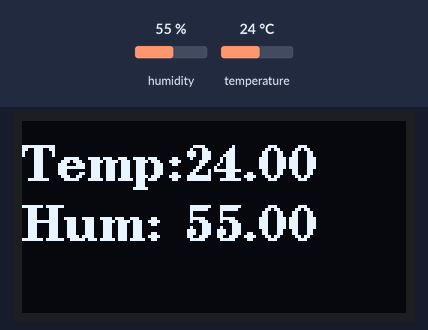
A sketch run on a simulated Arduino Uno, built with avr-gcc and run on an emulated ATmega328P. Parts: 128×64 one-colour display. The test bench sets the inputs (shaded band); at power-on: humidity 55 %, temperature 24 °C. What the sketch prints to the serial monitor is not drawn.

Above: at 2.9 s.
3.0 s: humidity set to 22 %
At 5.3 s:
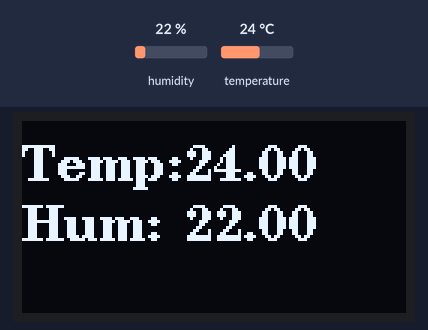
5.8 s: temperature set to 12 °C
At 6.8 s:
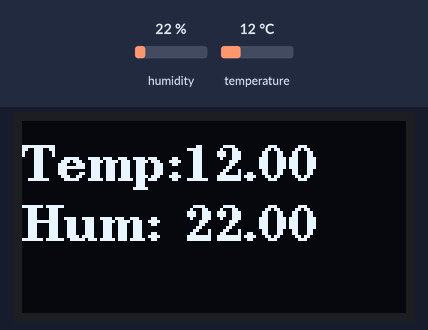
8.6 s: humidity set to 40 %
At 11.1 s:
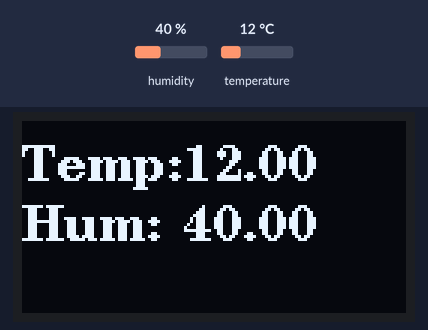
12.1 s: temperature set to 19 °C
At 13.8 s:
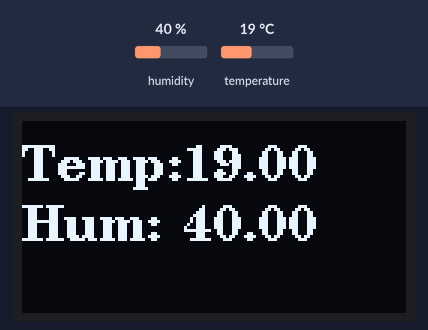
Timing chart, 0 to 15.3 s (numbered marks = the images above; inputs shaded):
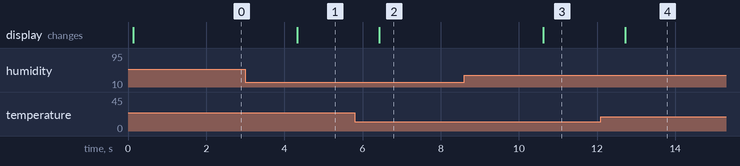

Measured:
- after the input at 3.0 s, the display: changes after 1.3 s (image 1)
- after the input at 5.8 s, the display: changes after 0.62 s (image 2)
- after the input at 8.6 s, the display: changes after 2.0 s (image 3)
- after the input at 12.1 s, the display: changes after 0.62 s (image 4)

The sketch:

DHT11_OLED.ino
```cpp
#include "DHT.h"
#include <Wire.h>
#define DHTPIN A0     // what pin we're connected to
#include <U8g2lib.h>
#define DHTTYPE DHT11   // DHT 11
U8G2_SSD1306_128X64_NONAME_F_HW_I2C u8g2(U8G2_R0, /* reset=*/ U8X8_PIN_NONE);


DHT dht(DHTPIN, DHTTYPE);
float t, h;

void setup()
{
  Serial.begin(9600);
  dht.begin();
  u8g2.begin();
  u8g2.clearBuffer();
  u8g2.setFont(u8g2_font_ncenB12_tr);
}
void getReading() {
  h = dht.readHumidity();
  t = dht.readTemperature();
  if (isnan(t) || isnan(h))
  {
    Serial.println("Failed to read from DHT");
  }
  else
  {
    Serial.print("Humidity: ");
    Serial.print(h);
    Serial.print(" %\t");
    Serial.print("Temperature: ");
    Serial.print(t);
    Serial.println(" *C");
    displayReadings(t, h);

  }
}
void displayReadings(float tv, float hv) {
  u8g2.clearBuffer();
  u8g2.drawStr(0, 20, "Temp: ");
  u8g2.setCursor(54, 20);
  u8g2.print(tv, 2);
  u8g2.drawStr(0, 40, "Hum: ");
  u8g2.setCursor(54, 40);
  u8g2.print(hv, 2);
  u8g2.sendBuffer();
}
void loop()
{
  getReading();
  delay(2000);

}
```
